Frame 1 (no input): blank canvas, image omitted
Frame 60 (no input): blank canvas, image omitted
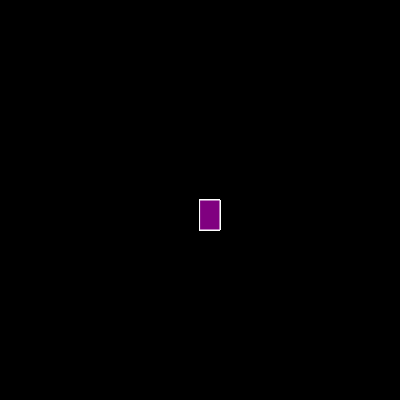
Frame 120 (the mouse pressed at the canvas centre since frame 60)

The p5.js sketch whose frames 1 and 60 were blank and that drew this single picture after the mouse press (run headless with seeded random() and noise() and a simulated clock; from frame 60 on, the mouse is pressed at the canvas centre):

// p5.js sketch
// ── sketch.js
function setup() {
    createCanvas(400, 400);
   background("black");}
  
  function draw() {
   stroke("white");
    fill("purple");
    if (mouseIsPressed){
    rect (mouseX,mouseY,20,30);
  }
   } 
// ── style.css
html, body {
    margin: 0;
    pading:  0;
 }
 canvas {
   display: block;
}
